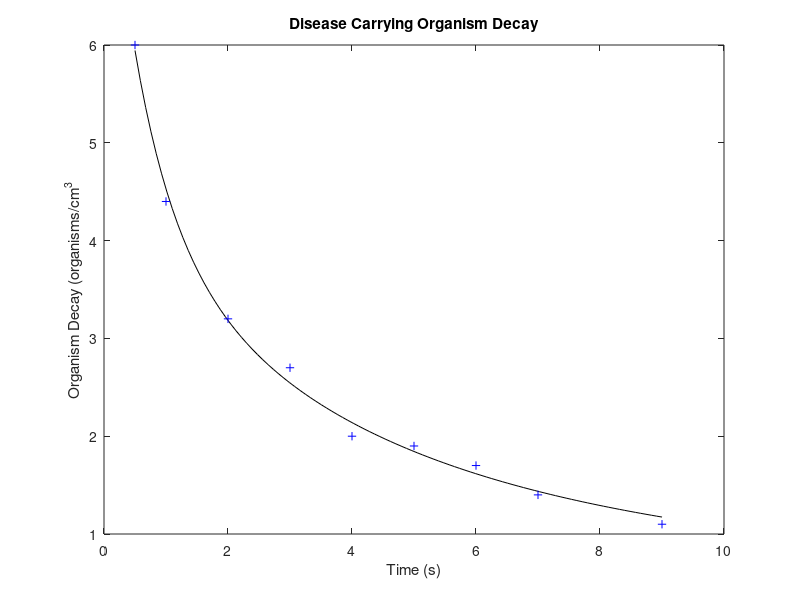
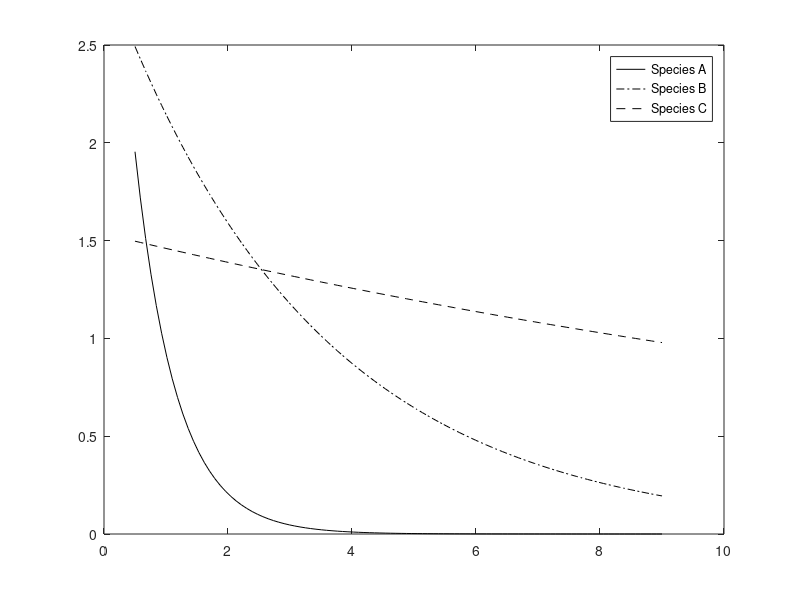

Write MATLAB code to recreate these figures, in order.
%% Initialize workspace
clear; format short e

%% Determine coefficients using general linear regression
t = [0.5 1 2 3 4 5 6 7 9];
tv = t(:);
Pt = [6 4.4 3.2 2.7 2 1.9 1.7 1.4 1.1];
Ptv = Pt(:);
yeqn = @(coefs, dummyt) coefs(1)*exp(-1.5*dummyt) + coefs(2)*exp(-0.3*dummyt) + coefs(3)*exp(-0.05*dummyt)
A = [exp(-1.5*tv) exp(-0.3*tv)  exp(-0.05*tv)];
MyCoefs = A\Ptv

%% Generate a model and plot
tmodel = linspace(min(t),max(t),100);
Ptmodel = yeqn(MyCoefs, tmodel);
plot(tmodel,Ptmodel,'k-',t,Pt,'b+')
xlabel('Time (s)'); ylabel('Organism Decay (organisms/cm^3'); title('Disease Carrying Organism Decay')
print -depsc Chapra1510Plot1

%% Plot concentrations of organisms
figure(2); clf
ConcA = MyCoefs(1)*exp(-1.5*tmodel);
ConcB = MyCoefs(2)*exp(-0.3*tmodel);
ConcC = MyCoefs(3)*exp(-0.05*tmodel);
plot(tmodel,ConcA,'k-',tmodel,ConcB,'k-.',tmodel,ConcC,'k--')
legend('Species A','Species B','Species C')
print -depsc Chapra1510Plot2

%% Determine St, Sr, and r2 values
Pthat = yeqn(MyCoefs,t)
St = sum((Pt - mean(Pt)).^2)
Sr = sum((Pt - Pthat).^2)
r2 = (St - Sr)/St